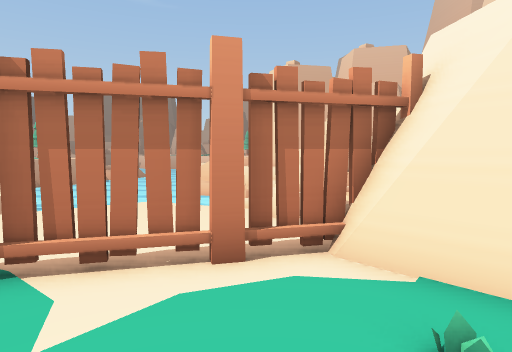
View 1 (above)

24 first-person views from a walk through a Unity game level. The camera is 1.4 m above the floor, tilts 4° down and sees 75° across. The floor is counted in squares, 1 m on a side. Each view is taken from the middle of a square. On the plan, view 1 faces up. The plan holds only what a view shows up to about 15 squares ahead; the rest is blank. The place goes on beyond the plan. The player character is not drawn. Some animated figures are left out. Some surface patterns are stand-ins.

View 2
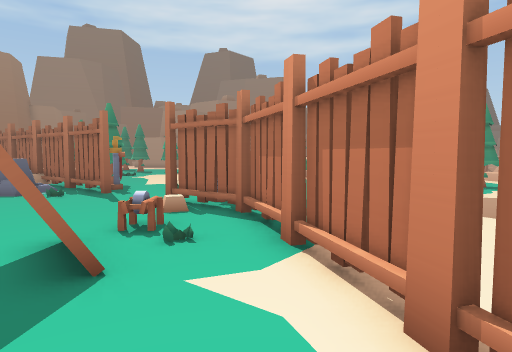

View 3
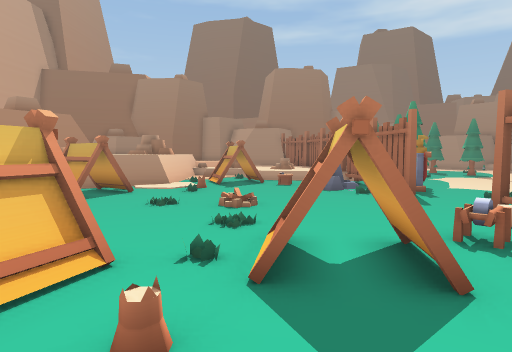

View 4
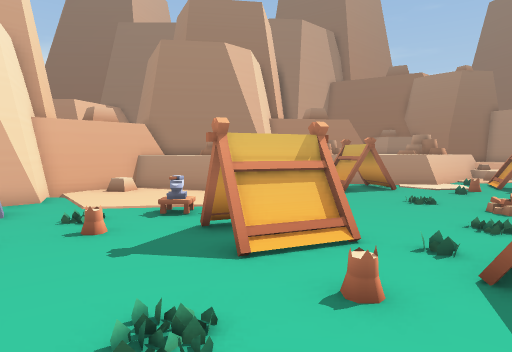

View 5
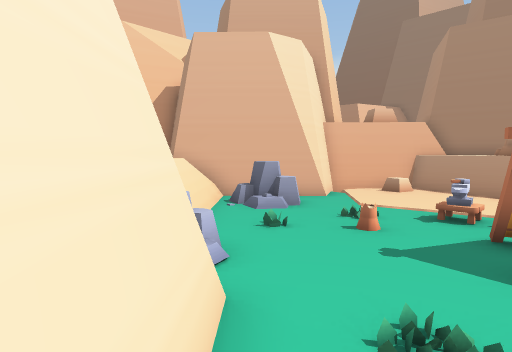

View 6
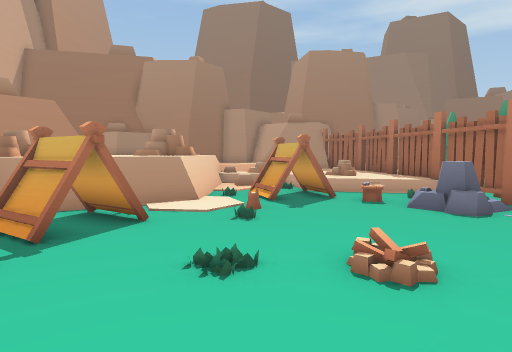

View 7
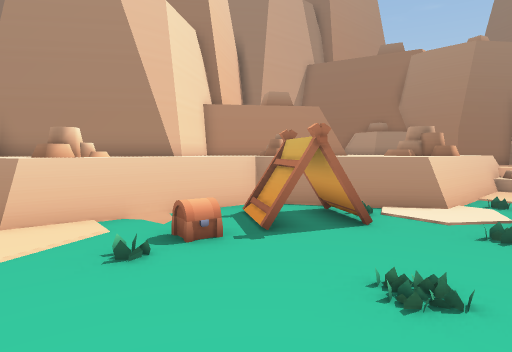

View 8
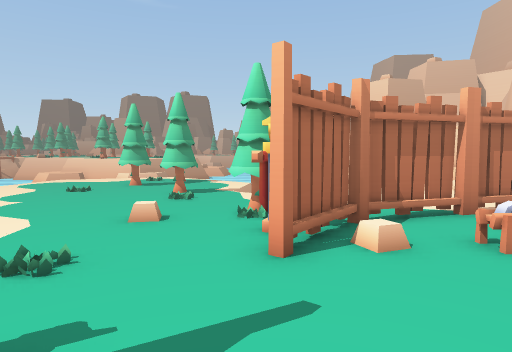

View 9
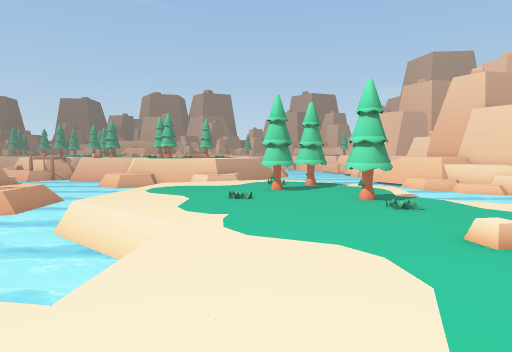

View 10
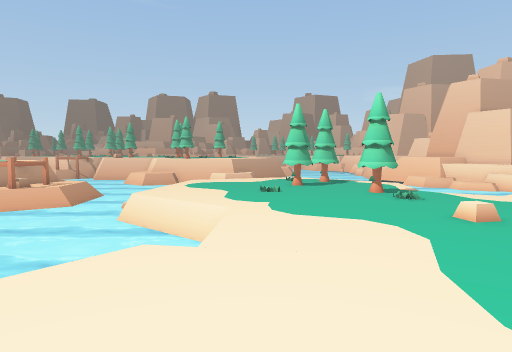

View 11
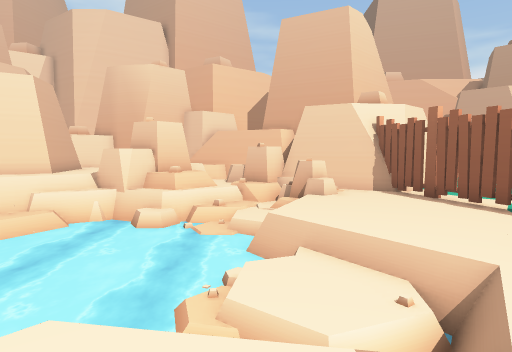

View 12
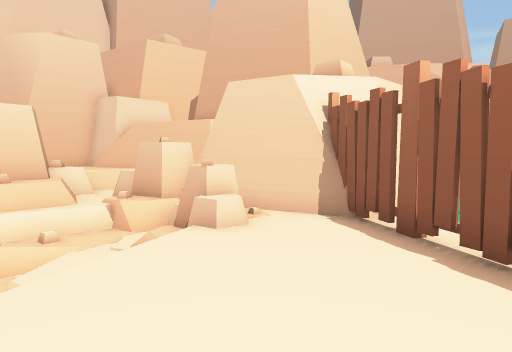

View 13
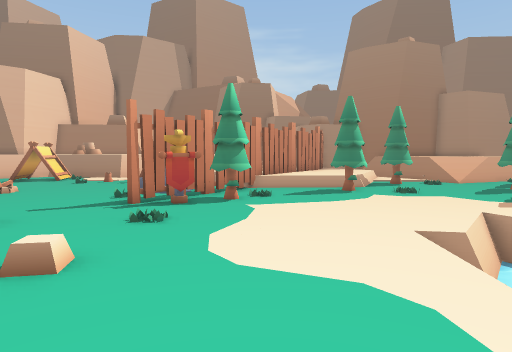

View 14
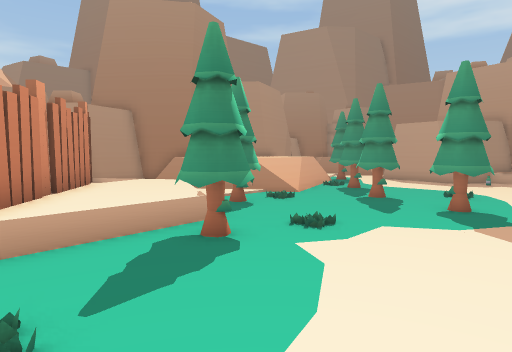

View 15
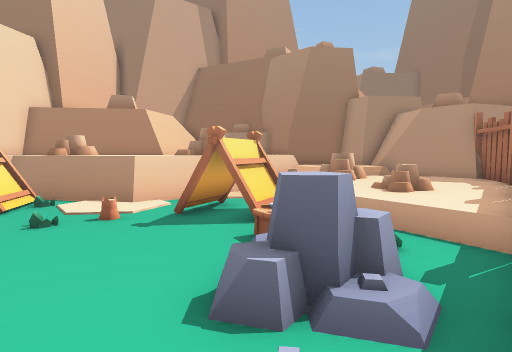

View 16
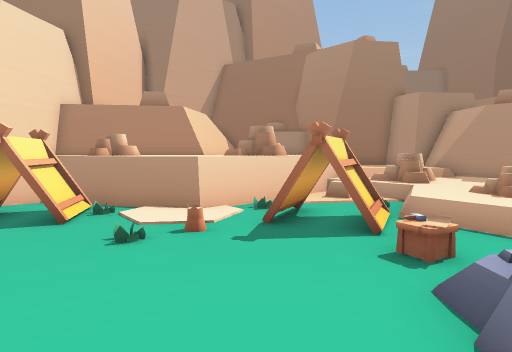

View 17
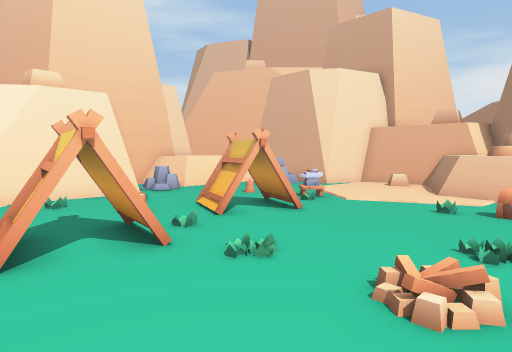

View 18
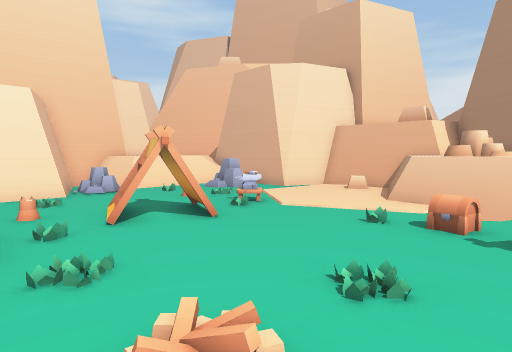

View 19
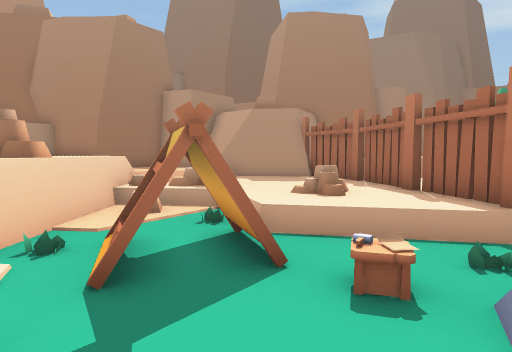

View 20
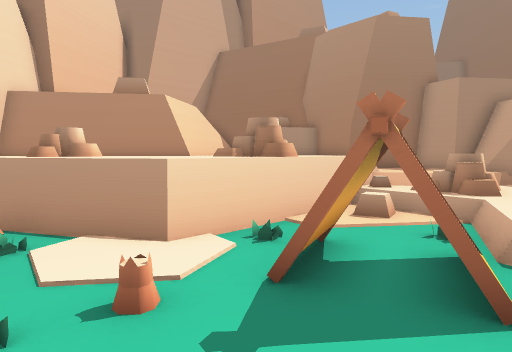

View 21
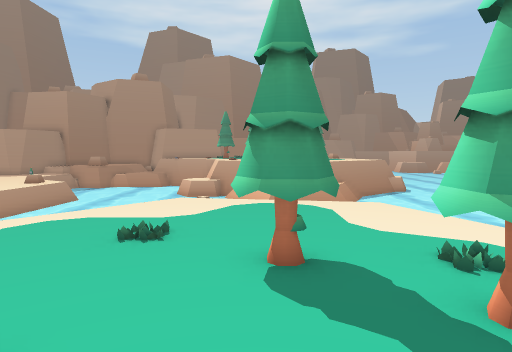

View 22
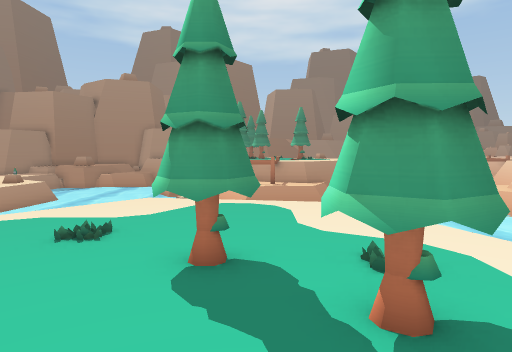

View 23
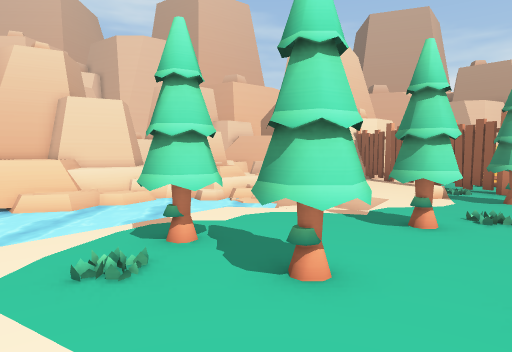

View 24
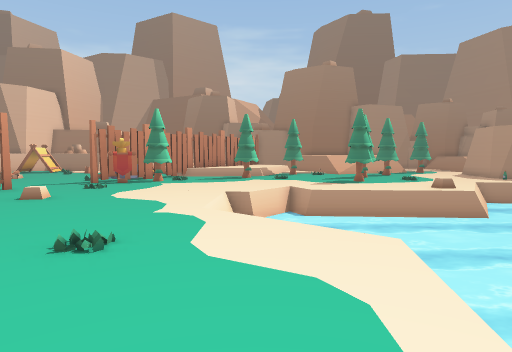

### Floor plan
Key: @ floor where view 1 was taken; # wall or solid block; x gap in a wall; . main floor; : floor 0.25 m higher than the main floor; - floor 0.25 m lower than the main floor; + floor 0.5 m higher than the main floor; _ floor 0.5 m lower than the main floor; < floor 1 m lower than the main floor; * floor 1.25 m higher than the main floor; / step, stairs or slope; = window, fence, low wall or low ledge; ≈ water the walk keeps out of; ^ raised ledge; v drop or lower ground; R rock; F fence; T tree; B banner; E tent; A anvil; C chest; O other object.
Columns run from 24 left of view 1 to 10 right of it. Each row starts with its distance up from view 1.
 18 ≈≈≈≈≈≈≈         ≈≈≈≈≈≈v ^^##^
 17 ≈≈≈≈≈≈≈        ≈≈≈≈≈≈≈≈_.^^^^
 16 ≈≈               ≈≈≈≈≈≈≈≈.#     #
 15          ≈.       ≈≈≈≈≈≈≈v##    ^#
 14 v≈    ≈.......    ≈≈≈≈≈≈≈.## ^  ^^
 13  ≈    .....OT..  ≈≈≈≈≈≈≈_:=##^^^##
 12  ≈≈  ≈......TT..≈≈≈≈≈≈≈≈≈v:=.==##
 11  ≈≈≈ ≈.....T....≈≈≈≈≈≈≈<v_..R
 10 ≈≈≈≈ .....TT....≈   ≈≈≈___-RR
  9 ≈≈≈≈≈...........   /..//  .RR
  8 ≈≈≈≈≈.....O..TT.≈v//.....RR##
  7 ≈≈≈≈≈≈.......T...........R##
  6  ≈≈≈≈≈≈.......O...........##
  5  ≈≈≈≈≈≈≈........T.......FF##
  4 ≈≈≈≈≈≈≈≈≈.......O.O.FFFFF.##
  3 ≈≈≈≈≈≈≈≈≈.........FFF......##  ##
  2 ≈≈≈≈≈≈≈ ≈.......BFF..O...O..######
  1 ≈≈≈≈≈≈≈-........FFO.O.E....O.#R #^
  0 ......≈......O.......EEE@.....R #
 -1 ......................E.........=^
 -2 .............BB........O.EE...O..=^
 -3 ..T........TTBF.......O..EEE....:==
 -4 O.T........OTF.O.........E..A.O.RR#
 -5 .T....OTT...F.RR....O......OO....##
 -6 .T.....TT..FF.RR.....O..........##
 -7 .......+++FF/O...........O......##
 -8 O..OTT:+++F+/......O..../........#
 -9 =+=..T+++F+++:.EE.O...E/C. x=..####
-10 =*#=.:++FF+OO+.EE....EE///=^^==###
-11    # +++F++OO+OEEO==.OEE.=^^^^^##
-12     #=+FF++++.O...=^=====^ ^O^^#
-13     # .F++++O:.#==^^^^^^^^^^^###
-14    ## ##=++OOO#=#^^^^^OO^^##
-15    ########  O=#OOO  OOO ^

Positions as (right, up) in squares from view 1, and headings:
1: (0, 0), facing up
2: (2, 3), facing left
3: (2, 2), facing down-left
4: (2, 3), facing down
5: (2, 3), facing down-right
6: (0, -3), facing down-left
7: (-1, -3), facing down
8: (-8, -4), facing up
9: (-14, -2), facing up
10: (-15, -4), facing up
11: (-11, 10), facing right
12: (-6, 7), facing right
13: (-13, 7), facing down
14: (-13, -1), facing down-left
15: (-9, -2), facing down
16: (-7, -3), facing down
17: (-7, -3), facing right
18: (-6, -5), facing right
19: (-6, -6), facing down-left
20: (-7, -6), facing down
21: (-9, 10), facing left
22: (-9, 11), facing left
23: (-17, 11), facing right
24: (-17, 13), facing down
